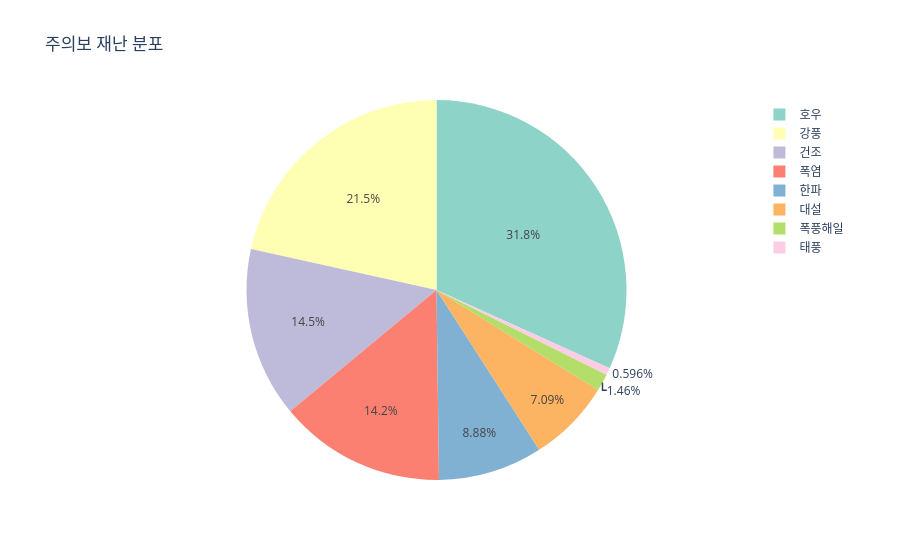

The code cell stored with this chart in its notebook:
### Markdown cell above
#### 주의보 재난 분포율

### Code cell
advisory = grade_type[grade_type["특보등급"] == "주의보"]

fig_advisory = px.pie(
    advisory,
    names="재난종류",
    values="발생건수",
    hole=0,
    title="주의보 재난 분포",
    color_discrete_sequence=px.colors.qualitative.Set3
)

fig_advisory.show()

### Figure 1 — Plotly figure (JSON) as saved in the notebook; plotly's stock layout.template omitted (floating-point values rounded to 4 significant figures)
{"data": [{"domain": {"x": [0, 1], "y": [0, 1]}, "hole": 0, "hovertemplate": "재난종류=%{label}<br>발생건수=%{value}<extra></extra>", "labels": ["강풍", "건조", "대설", "태풍", "폭염", "폭풍해일", "한파", "호우"], "legendgroup": "", "name": "", "showlegend": true, "type": "pie", "values": [723, 486, 238, 20, 476, 49, 298, 1066]}], "layout": {"legend": {"tracegroupgap": 0}, "piecolorway": ["rgb(141,211,199)", "rgb(255,255,179)", "rgb(190,186,218)", "rgb(251,128,114)", "rgb(128,177,211)", "rgb(253,180,98)", "rgb(179,222,105)", "rgb(252,205,229)", "rgb(217,217,217)", "rgb(188,128,189)", "rgb(204,235,197)", "rgb(255,237,111)"], "title": {"text": "주의보 재난 분포"}}}
